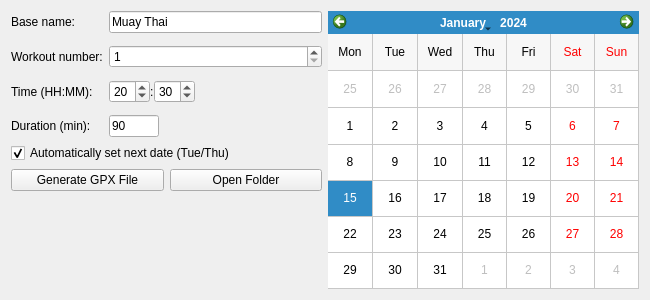
<?xml version="1.0" encoding="UTF-8"?>
<ui version="4.0">
 <class>Form</class>
 <widget class="QWidget" name="Form">
  <property name="geometry">
   <rect>
    <x>0</x>
    <y>0</y>
    <width>650</width>
    <height>300</height>
   </rect>
  </property>
  <property name="windowTitle">
   <string>Strava Activity Generator</string>
  </property>
  <layout class="QHBoxLayout" name="horizontalLayout_2">
   <item>
    <layout class="QVBoxLayout" name="verticalLayout">
     <item>
      <layout class="QFormLayout" name="formLayout">
       <property name="verticalSpacing">
        <number>12</number>
       </property>
       <item row="0" column="0">
        <widget class="QLabel" name="label">
         <property name="text">
          <string>Base name:</string>
         </property>
        </widget>
       </item>
       <item row="0" column="1">
        <widget class="QLineEdit" name="name_entry">
         <property name="text">
          <string>Muay Thai</string>
         </property>
        </widget>
       </item>
       <item row="1" column="0">
        <widget class="QLabel" name="label_2">
         <property name="text">
          <string>Workout number:</string>
         </property>
        </widget>
       </item>
       <item row="1" column="1">
        <widget class="QSpinBox" name="number_spinbox">
         <property name="minimum">
          <number>1</number>
         </property>
         <property name="maximum">
          <number>9999</number>
         </property>
        </widget>
       </item>
       <item row="2" column="0">
        <widget class="QLabel" name="label_3">
         <property name="text">
          <string>Time (HH:MM):</string>
         </property>
        </widget>
       </item>
       <item row="2" column="1">
        <layout class="QHBoxLayout" name="horizontalLayout">
         <item>
          <widget class="QSpinBox" name="hour_spinbox">
           <property name="maximum">
            <number>23</number>
           </property>
           <property name="value">
            <number>20</number>
           </property>
          </widget>
         </item>
         <item>
          <widget class="QLabel" name="label_5">
           <property name="text">
            <string>:</string>
           </property>
          </widget>
         </item>
         <item>
          <widget class="QSpinBox" name="minute_spinbox">
           <property name="maximum">
            <number>59</number>
           </property>
           <property name="value">
            <number>30</number>
           </property>
           <property name="specialValueText">
            <string>00</string>
           </property>
          </widget>
         </item>
         <item>
          <spacer name="horizontalSpacer">
           <property name="orientation">
            <enum>Qt::Horizontal</enum>
           </property>
           <property name="sizeHint" stdset="0">
            <size>
             <width>40</width>
             <height>20</height>
            </size>
           </property>
          </spacer>
         </item>
        </layout>
       </item>
       <item row="3" column="0">
        <widget class="QLabel" name="label_4">
         <property name="text">
          <string>Duration (min):</string>
         </property>
        </widget>
       </item>
       <item row="3" column="1">
        <widget class="QLineEdit" name="duration_entry">
         <property name="maximumSize">
          <size>
           <width>50</width>
           <height>16777215</height>
          </size>
         </property>
         <property name="text">
          <string>90</string>
         </property>
        </widget>
       </item>
      </layout>
     </item>
     <item>
      <widget class="QCheckBox" name="auto_advance_check">
       <property name="text">
        <string>Automatically set next date (Tue/Thu)</string>
       </property>
       <property name="checked">
        <bool>true</bool>
       </property>
      </widget>
     </item>
     <item>
      <layout class="QHBoxLayout" name="horizontalLayout_3">
       <item>
        <widget class="QPushButton" name="generate_button">
         <property name="objectName" stdset="0">
          <string>GenerateButton</string>
         </property>
         <property name="text">
          <string>Generate GPX File</string>
         </property>
        </widget>
       </item>
       <item>
        <widget class="QPushButton" name="open_folder_button">
         <property name="objectName" stdset="0">
          <string>OpenFolderButton</string>
         </property>
         <property name="text">
          <string>Open Folder</string>
         </property>
        </widget>
       </item>
      </layout>
     </item>
     <item>
      <widget class="QLabel" name="status_label">
       <property name="text">
        <string/>
       </property>
      </widget>
     </item>
     <item>
      <spacer name="verticalSpacer">
       <property name="orientation">
        <enum>Qt::Vertical</enum>
       </property>
       <property name="sizeHint" stdset="0">
        <size>
         <width>20</width>
         <height>40</height>
        </size>
       </property>
      </spacer>
     </item>
    </layout>
   </item>
   <item>
    <widget class="QCalendarWidget" name="calendar">
     <property name="gridVisible">
      <bool>true</bool>
     </property>
     <property name="verticalHeaderFormat">
      <enum>QCalendarWidget::NoVerticalHeader</enum>
     </property>
     <property name="navigationBarVisible">
      <bool>true</bool>
     </property>
    </widget>
   </item>
  </layout>
 </widget>
 <resources/>
 <connections/>
</ui>
